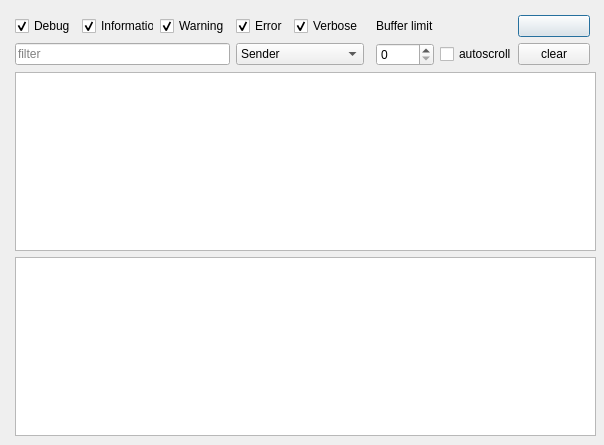
<?xml version="1.0" encoding="UTF-8"?>
<ui version="4.0">
 <class>LogcatDialog</class>
 <widget class="QDialog" name="LogcatDialog">
  <property name="geometry">
   <rect>
    <x>0</x>
    <y>0</y>
    <width>604</width>
    <height>445</height>
   </rect>
  </property>
  <property name="windowTitle">
   <string>Logcat</string>
  </property>
  <property name="windowIcon">
   <iconset resource="../zasoby.qrc">
    <normaloff>:/icons/logcat.png</normaloff>:/icons/logcat.png</iconset>
  </property>
  <widget class="QWidget" name="gridLayoutWidget">
   <property name="geometry">
    <rect>
     <x>10</x>
     <y>10</y>
     <width>591</width>
     <height>431</height>
    </rect>
   </property>
   <layout class="QGridLayout" name="layoutLogcat">
    <item row="1" column="1">
     <widget class="QCheckBox" name="checkBoxDebug">
      <property name="text">
       <string>Debug</string>
      </property>
      <property name="checked">
       <bool>true</bool>
      </property>
     </widget>
    </item>
    <item row="1" column="3">
     <widget class="QCheckBox" name="checkBoxWarnings">
      <property name="text">
       <string>Warning</string>
      </property>
      <property name="checked">
       <bool>true</bool>
      </property>
     </widget>
    </item>
    <item row="1" column="2">
     <widget class="QCheckBox" name="checkBoxInformations">
      <property name="text">
       <string>Information</string>
      </property>
      <property name="checked">
       <bool>true</bool>
      </property>
     </widget>
    </item>
    <item row="1" column="4">
     <widget class="QCheckBox" name="checkBoxErrors">
      <property name="text">
       <string>Error</string>
      </property>
      <property name="checked">
       <bool>true</bool>
      </property>
     </widget>
    </item>
    <item row="4" column="1" colspan="10">
     <widget class="QTableView" name="tableView">
      <property name="editTriggers">
       <set>QAbstractItemView::NoEditTriggers</set>
      </property>
      <property name="dragDropOverwriteMode">
       <bool>false</bool>
      </property>
      <property name="alternatingRowColors">
       <bool>true</bool>
      </property>
      <property name="selectionMode">
       <enum>QAbstractItemView::SingleSelection</enum>
      </property>
      <property name="verticalScrollMode">
       <enum>QAbstractItemView::ScrollPerPixel</enum>
      </property>
      <property name="horizontalScrollMode">
       <enum>QAbstractItemView::ScrollPerPixel</enum>
      </property>
      <property name="wordWrap">
       <bool>false</bool>
      </property>
      <property name="cornerButtonEnabled">
       <bool>false</bool>
      </property>
      <attribute name="verticalHeaderVisible">
       <bool>false</bool>
      </attribute>
      <attribute name="verticalHeaderShowSortIndicator" stdset="0">
       <bool>false</bool>
      </attribute>
     </widget>
    </item>
    <item row="5" column="1" colspan="10">
     <widget class="QTextBrowser" name="textBrowser">
      <property name="enabled">
       <bool>true</bool>
      </property>
      <property name="focusPolicy">
       <enum>Qt::ClickFocus</enum>
      </property>
     </widget>
    </item>
    <item row="1" column="5">
     <widget class="QCheckBox" name="checkBoxVerbose">
      <property name="text">
       <string>Verbose</string>
      </property>
      <property name="checked">
       <bool>true</bool>
      </property>
     </widget>
    </item>
    <item row="2" column="1" colspan="3">
     <widget class="QLineEdit" name="lineEdit">
      <property name="placeholderText">
       <string>filter</string>
      </property>
     </widget>
    </item>
    <item row="2" column="4" colspan="2">
     <widget class="QComboBox" name="comboBox">
      <item>
       <property name="text">
        <string>Sender</string>
       </property>
      </item>
      <item>
       <property name="text">
        <string>Message</string>
       </property>
      </item>
     </widget>
    </item>
    <item row="2" column="10">
     <spacer name="horizontalSpacer">
      <property name="orientation">
       <enum>Qt::Horizontal</enum>
      </property>
      <property name="sizeHint" stdset="0">
       <size>
        <width>40</width>
        <height>20</height>
       </size>
      </property>
     </spacer>
    </item>
    <item row="0" column="2">
     <spacer name="verticalSpacer">
      <property name="orientation">
       <enum>Qt::Vertical</enum>
      </property>
      <property name="sizeType">
       <enum>QSizePolicy::Fixed</enum>
      </property>
      <property name="sizeHint" stdset="0">
       <size>
        <width>20</width>
        <height>5</height>
       </size>
      </property>
     </spacer>
    </item>
    <item row="6" column="1">
     <spacer name="verticalSpacer_2">
      <property name="orientation">
       <enum>Qt::Vertical</enum>
      </property>
      <property name="sizeType">
       <enum>QSizePolicy::Fixed</enum>
      </property>
      <property name="sizeHint" stdset="0">
       <size>
        <width>20</width>
        <height>5</height>
       </size>
      </property>
     </spacer>
    </item>
    <item row="1" column="0">
     <spacer name="horizontalSpacer_2">
      <property name="orientation">
       <enum>Qt::Horizontal</enum>
      </property>
      <property name="sizeType">
       <enum>QSizePolicy::Fixed</enum>
      </property>
      <property name="sizeHint" stdset="0">
       <size>
        <width>5</width>
        <height>20</height>
       </size>
      </property>
     </spacer>
    </item>
    <item row="4" column="11">
     <spacer name="horizontalSpacer_3">
      <property name="orientation">
       <enum>Qt::Horizontal</enum>
      </property>
      <property name="sizeType">
       <enum>QSizePolicy::Fixed</enum>
      </property>
      <property name="sizeHint" stdset="0">
       <size>
        <width>5</width>
        <height>20</height>
       </size>
      </property>
     </spacer>
    </item>
    <item row="2" column="7">
     <widget class="QSpinBox" name="spinBoxBufferLimit">
      <property name="maximum">
       <number>9999</number>
      </property>
     </widget>
    </item>
    <item row="1" column="7">
     <widget class="QLabel" name="label">
      <property name="text">
       <string>Buffer limit</string>
      </property>
     </widget>
    </item>
    <item row="2" column="8">
     <widget class="QCheckBox" name="checkBoxAutoScroll">
      <property name="text">
       <string>autoscroll</string>
      </property>
     </widget>
    </item>
    <item row="2" column="9">
     <widget class="QPushButton" name="pushButtonClearLogcat">
      <property name="focusPolicy">
       <enum>Qt::NoFocus</enum>
      </property>
      <property name="text">
       <string>clear</string>
      </property>
     </widget>
    </item>
    <item row="1" column="9">
     <widget class="QPushButton" name="saveButton">
      <property name="toolTip">
       <string>Save</string>
      </property>
      <property name="text">
       <string/>
      </property>
      <property name="icon">
       <iconset resource="../zasoby.qrc">
        <normaloff>:/icons/save.png</normaloff>:/icons/save.png</iconset>
      </property>
     </widget>
    </item>
   </layout>
  </widget>
 </widget>
 <resources>
  <include location="../zasoby.qrc"/>
 </resources>
 <connections/>
</ui>
